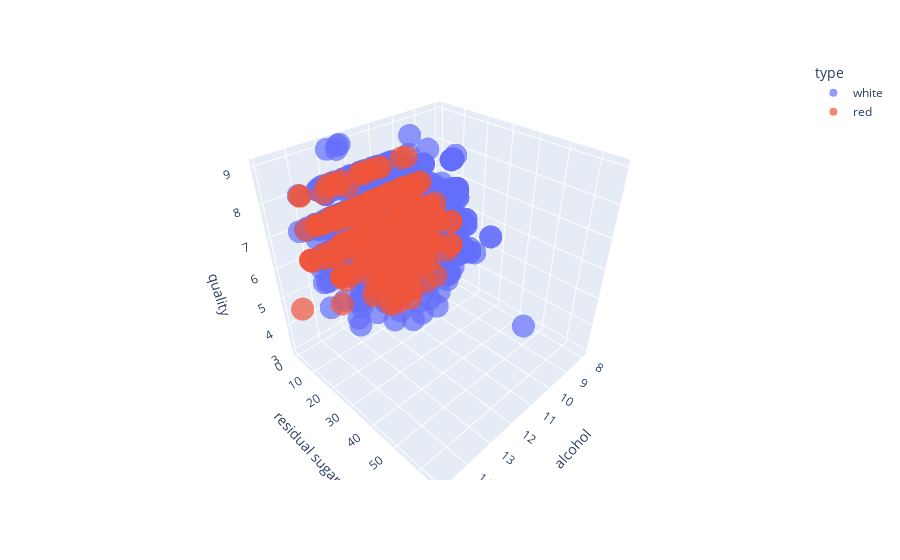

Here is the notebook cell this chart was saved with:
### Code cell
# Et cool 3D scapper plot med alkohol, sukker og kvalitet som variabler
fig = px.scatter_3d(
    wine,
    x="alcohol",
    y="residual sugar",
    z="quality",
    color="type",
    opacity=0.7
)

fig.show()

### Figure 1 — Plotly figure (JSON) as saved in the notebook; plotly's stock layout.template omitted (floating-point values rounded to 4 significant figures; data arrays with more than 128 entries replaced by an {"elided": "..."} marker saying what was removed)
{"data": [{"hovertemplate": "type=white<br>alcohol=%{x}<br>residual sugar=%{y}<br>quality=%{z}<extra></extra>", "legendgroup": "white", "marker": {"color": "#636efa", "opacity": 0.7, "symbol": "circle"}, "mode": "markers", "name": "white", "scene": "scene", "showlegend": true, "type": "scatter3d", "x": {"elided": "4898 float values"}, "y": {"elided": "4898 float values"}, "z": {"elided": "4898 int values"}}, {"hovertemplate": "type=red<br>alcohol=%{x}<br>residual sugar=%{y}<br>quality=%{z}<extra></extra>", "legendgroup": "red", "marker": {"color": "#EF553B", "opacity": 0.7, "symbol": "circle"}, "mode": "markers", "name": "red", "scene": "scene", "showlegend": true, "type": "scatter3d", "x": {"elided": "1599 float values"}, "y": {"elided": "1599 float values"}, "z": {"elided": "1599 int values"}}], "layout": {"legend": {"title": {"text": "type"}, "tracegroupgap": 0}, "margin": {"t": 60}, "scene": {"domain": {"x": [0, 1], "y": [0, 1]}, "xaxis": {"title": {"text": "alcohol"}}, "yaxis": {"title": {"text": "residual sugar"}}, "zaxis": {"title": {"text": "quality"}}}}}
